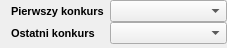
<?xml version="1.0" encoding="UTF-8"?>
<ui version="4.0">
 <class>CompetitionsRangeComboBoxesWidget</class>
 <widget class="QWidget" name="CompetitionsRangeComboBoxesWidget">
  <property name="geometry">
   <rect>
    <x>0</x>
    <y>0</y>
    <width>227</width>
    <height>48</height>
   </rect>
  </property>
  <property name="windowTitle">
   <string>Form</string>
  </property>
  <layout class="QFormLayout" name="formLayout">
   <property name="horizontalSpacing">
    <number>6</number>
   </property>
   <property name="verticalSpacing">
    <number>0</number>
   </property>
   <property name="topMargin">
    <number>0</number>
   </property>
   <property name="rightMargin">
    <number>0</number>
   </property>
   <property name="bottomMargin">
    <number>0</number>
   </property>
   <item row="0" column="0">
    <widget class="QLabel" name="label">
     <property name="font">
      <font>
       <pointsize>8</pointsize>
       <bold>true</bold>
      </font>
     </property>
     <property name="text">
      <string>Pierwszy konkurs</string>
     </property>
    </widget>
   </item>
   <item row="0" column="1">
    <widget class="QComboBox" name="comboBox_firstCompetition">
     <property name="font">
      <font>
       <pointsize>8</pointsize>
      </font>
     </property>
    </widget>
   </item>
   <item row="1" column="0">
    <widget class="QLabel" name="label_2">
     <property name="font">
      <font>
       <pointsize>8</pointsize>
       <bold>true</bold>
      </font>
     </property>
     <property name="text">
      <string>Ostatni konkurs</string>
     </property>
    </widget>
   </item>
   <item row="1" column="1">
    <widget class="QComboBox" name="comboBox_secondCompetition">
     <property name="font">
      <font>
       <pointsize>8</pointsize>
      </font>
     </property>
    </widget>
   </item>
  </layout>
 </widget>
 <resources/>
 <connections/>
</ui>
